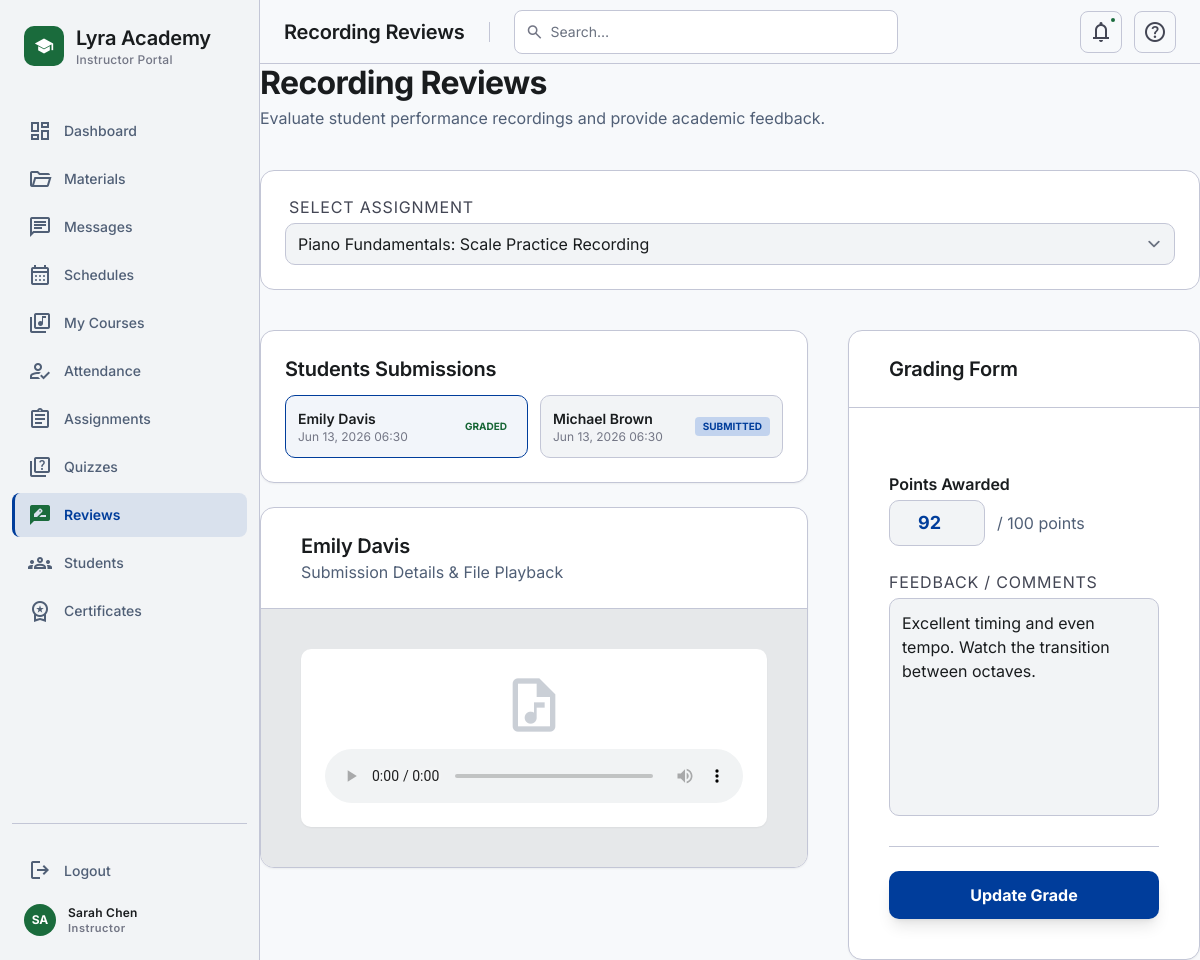
/25_Recording_Reviews/index.php?assignment_id=1 (signed in), run on the app's committed database.
### tables this page shows
CREATE TABLE IF NOT EXISTS submissions (
    id INT AUTO_INCREMENT PRIMARY KEY,
    assignment_id INT NOT NULL,
    student_id INT NOT NULL,
    file_path VARCHAR(255) NOT NULL,
    submission_text TEXT NULL,
    points_earned INT NULL,
    feedback TEXT NULL,
    status ENUM('submitted', 'graded') DEFAULT 'submitted',
    submitted_at TIMESTAMP DEFAULT CURRENT_TIMESTAMP,
    graded_by INT NULL,
    graded_at TIMESTAMP NULL,
    FOREIGN KEY (assignment_id) REFERENCES assignments(id) ON DELETE CASCADE,
    FOREIGN KEY (student_id) REFERENCES students(user_id) ON DELETE CASCADE,
    FOREIGN KEY (graded_by) REFERENCES users(id) ON DELETE SET NULL,
    UNIQUE KEY uk_submissions_assignment_student (assignment_id, student_id)
);

CREATE TABLE IF NOT EXISTS users (
    id INT AUTO_INCREMENT PRIMARY KEY,
    name VARCHAR(100) NOT NULL,
    email VARCHAR(100) UNIQUE NOT NULL,
    password_hash VARCHAR(255) NOT NULL,
    role ENUM('admin', 'instructor', 'student') NOT NULL,
    status ENUM('active', 'inactive') DEFAULT 'active',
    created_at TIMESTAMP DEFAULT CURRENT_TIMESTAMP,
    updated_at TIMESTAMP DEFAULT CURRENT_TIMESTAMP ON UPDATE CURRENT_TIMESTAMP
);

CREATE TABLE IF NOT EXISTS assignments (
    id INT AUTO_INCREMENT PRIMARY KEY,
    course_id INT NOT NULL,
    title VARCHAR(150) NOT NULL,
    description TEXT,
    due_date DATETIME NOT NULL,
    max_points INT DEFAULT 100,
    file_path VARCHAR(255) NULL,
    file_name VARCHAR(255) NULL,
    created_at TIMESTAMP DEFAULT CURRENT_TIMESTAMP,
    FOREIGN KEY (course_id) REFERENCES courses(id) ON DELETE CASCADE
);

### 25_Recording_Reviews/index.php (the view, shortened to what this page needs)
<?php
require_once __DIR__ . '/../config/design-system.php';
$pdo = require_once __DIR__ . '/../config/db.php';
$instructorId = $_SESSION['user_id'];
$assignmentId = intval($_GET['assignment_id'] ?? 0);
$selectedSubmissionId = intval($_GET['submission_id'] ?? 0);
try {
    $assignmentsStmt = $pdo->prepare("
        SELECT a.id, a.title, c.title as course_title, a.max_points
        FROM assignments a
        JOIN courses c ON a.course_id = c.id
        JOIN instructor_assignments ia ON c.id = ia.course_id
        WHERE ia.instructor_id = :instructor_id
        ORDER BY a.created_at DESC
    ");
    $assignmentsStmt->execute(['instructor_id' => $instructorId]);
    $assignments = $assignmentsStmt->fetchAll();
    $selectedAssignment = null;
    foreach ($assignments as $asg) {
        if (intval($asg['id']) === $assignmentId) {
            $selectedAssignment = $asg;
            break;
        }
    }
    $submissions = [];
    if ($assignmentId > 0) {
        $submissionsStmt = $pdo->prepare("
            SELECT s.*, u.name as student_name, u.email as student_email
            FROM submissions s
            JOIN users u ON s.student_id = u.id
            WHERE s.assignment_id = :assignment_id
            ORDER BY s.submitted_at DESC
        ");
        $submissionsStmt->execute(['assignment_id' => $assignmentId]);
        $submissions = $submissionsStmt->fetchAll();
    }
    if ($selectedSubmissionId <= 0 && !empty($submissions)) {
        $selectedSubmissionId = intval($submissions[0]['id']);
    }
    $selectedSubmission = null;
    foreach ($submissions as $sub) {
        if (intval($sub['id']) === $selectedSubmissionId) {
            $selectedSubmission = $sub;
            break;
        }
    }
} catch (Exception $e) {
    error_log('DB error: ' . $e->getMessage()); die('A database error occurred. Please try again later.');
}
?>
<!DOCTYPE html>
<html lang="en">
<head>
</head>
<body class="bg-background text-on-surface">
<main id="lms-main-content" class="lms-main">
    <header class="mb-lg">
        <h2 class="font-h1 text-h1 text-on-surface mb-xs">Recording Reviews</h2>
        <p class="font-body-lg text-secondary">Evaluate student performance recordings and provide academic feedback.</p>
    </header>
    <div class="bg-surface-container-lowest border border-outline-variant rounded-xl p-md mb-lg flex flex-wrap items-center gap-md">
        <div class="flex flex-col gap-1 flex-1 min-w-[200px]">
            <label for="assignment-select" class="font-label-sm text-on-surface-variant px-1 uppercase tracking-wider">Select Assignment</label>
            <select id="assignment-select" onchange="changeAssignment()" class="bg-surface-container-low border-outline-variant rounded-lg font-body-md py-2 px-3 focus:ring-primary focus:border-primary">
                <?php foreach ($assignments as $asg): ?>
                    <option value="<?= $asg['id'] ?>" <?= $asg['id'] == $assignmentId ? 'selected' : '' ?>>
                        <?= htmlspecialchars($asg['course_title']) ?>: <?= htmlspecialchars($asg['title']) ?>
                    </option>
                <?php endforeach; ?>
            </select>
        </div>
    </div>
    <div class="grid grid-cols-10 gap-lg">
        <div class="col-span-10 lg:col-span-6 flex flex-col gap-md">
            <div class="bg-surface-container-lowest border border-outline-variant rounded-xl p-md shadow-sm">
                <h3 class="font-h3 text-h3 mb-sm">Students Submissions</h3>
                <div class="space-y-sm">
                    <?php if (empty($submissions)): ?>
                        <p class="text-on-surface-variant text-body-md">No student submissions for this assignment yet.</p>
                    <?php else: ?>
                        <div class="grid grid-cols-1 sm:grid-cols-2 gap-sm">
                            <?php foreach ($submissions as $sub): ?>
                                <a href="?assignment_id=<?= $assignmentId ?>&submission_id=<?= $sub['id'] ?>" class="p-sm rounded-lg border transition-all flex items-center justify-between <?= $sub['id'] == $selectedSubmissionId ? 'border-primary bg-primary/5' : 'border-outline-variant bg-surface-container-low hover:border-outline' ?>">
                                    <div>
                                        <p class="font-semibold text-body-md text-on-surface"><?= htmlspecialchars($sub['student_name']) ?></p>
                                        <p class="text-xs text-outline"><?= date('M d, Y H:i', strtotime($sub['submitted_at'])) ?></p>
                                    </div>
                                    <span class="px-2 py-0.5 rounded text-[10px] font-bold uppercase <?= $sub['status'] === 'graded' ? 'bg-green-150 text-green-800' : 'bg-primary-container/20 text-primary' ?>">
                                        <?= htmlspecialchars($sub['status']) ?>
                                    </span>
                                </a>
                            <?php endforeach; ?>
                        </div>
                    <?php endif; ?>
                </div>
            </div>
            <?php if ($selectedSubmission): ?>
                <div class="bg-surface-container-lowest border border-outline-variant rounded-xl overflow-hidden shadow-sm">
                    <div class="px-lg py-md border-b border-outline-variant">
                        <h3 class="font-h3 text-h3 text-on-surface"><?= htmlspecialchars($selectedSubmission['student_name']) ?></h3>
                        <p class="font-body-md text-secondary">Submission Details & File Playback</p>
                    </div>
                    <div class="p-lg bg-surface-container-high flex flex-col items-center justify-center">
                        <?php
                        $ext = strtolower(pathinfo($selectedSubmission['file_path'], PATHINFO_EXTENSION));
                        if (in_array($ext, ['mp4', 'mov', 'webm'])):
                        ?>
                            <video controls class="w-full max-h-[360px] rounded-lg bg-black">
                                <source src="<?= htmlspecialchars($selectedSubmission['file_path']) ?>" type="video/mp4">
                                Your browser does not support the video tag.
                            </video>
                        <?php elseif (in_array($ext, ['mp3', 'wav', 'ogg'])): ?>
                            <div class="text-center w-full p-md bg-white rounded-lg shadow-sm">
                                <span class="material-symbols-outlined text-[64px] text-secondary/30 mb-sm" aria-hidden="true">audio_file</span>
                                <audio controls class="w-full">
                                    <source src="<?= htmlspecialchars($selectedSubmission['file_path']) ?>" type="audio/mpeg">
                                </audio>
                            </div>
                        <?php endif; ?>
                    </div>
                </div>
            <?php endif; ?>
        </div>
        <div class="col-span-10 lg:col-span-4 flex flex-col gap-md">
            <?php if ($selectedSubmission): ?>
                <div class="bg-surface-container-lowest border border-outline-variant rounded-xl shadow-sm h-full flex flex-col">
                    <div class="px-lg py-md border-b border-outline-variant">
                        <h3 class="font-h3 text-h3 text-on-surface">Grading Form</h3>
                    </div>
                    <form id="grading-form" onsubmit="submitGrade(event)" class="p-lg space-y-md flex-1">
                        <div class="space-y-xs">
                            <label for="points_earned" class="font-label-md text-on-surface font-semibold block">Points Awarded</label>
                            <div class="flex items-center gap-sm">
                                <input required type="number" min="0" max="<?= intval($selectedAssignment['max_points']) ?>" name="points_earned" value="<?= isset($selectedSubmission['points_earned']) ? intval($selectedSubmission['points_earned']) : '' ?>" class="w-24 bg-surface-container-low border-outline-variant rounded-lg text-center font-bold text-primary py-2 text-lg focus:ring-primary focus:border-primary"/>
                                <span class="text-secondary font-body-lg">/ <?= intval($selectedAssignment['max_points']) ?> points</span>
                            </div>
                        </div>
                        <div class="space-y-xs">
                            <label for="feedback" class="font-label-sm text-on-surface-variant uppercase tracking-wider block">Feedback / Comments</label>
                            <textarea required name="feedback" class="w-full bg-surface-container-low border-outline-variant rounded-lg font-body-md p-3 focus:ring-primary focus:border-primary resize-none" placeholder="Provide constructive criticism, suggestions, or praise..." rows="8"><?= htmlspecialchars($selectedSubmission['feedback'] ?? '') ?></textarea>
                        </div>
                        <div class="pt-md border-t border-outline-variant flex gap-md">
                            <button type="submit" class="w-full bg-primary text-on-primary font-label-md py-3 rounded-lg hover:bg-primary-container transition-colors shadow-lg font-bold">
                                <?= $selectedSubmission['status'] === 'graded' ? 'Update Grade' : 'Submit Grade' ?>
                            </button>
                        </div>
                    </form>
                </div>
            <?php else: ?>
                <div class="bg-surface-container-lowest border border-outline-variant rounded-xl p-lg text-center shadow-sm">
                    <p class="text-on-surface-variant text-body-md">No student selected for evaluation.</p>
                </div>
            <?php endif; ?>
        </div>
    </div>
</main>
</body>
</html>

### data on the page
submissions: users.name "Emily Davis", submitted_at "Jun 13, 2026 06:30", status "GRADED", points_earned "92", feedback "Excellent timing and even tempo. Watch the transition between octaves."
submissions: users.name "Michael Brown", submitted_at "Jun 13, 2026 06:30", status "SUBMITTED"
users: name "Emily Davis"
assignments: max_points "100"

### other printed values
$cfg['label'] "Instructor Portal"
$item['label'] "Dashboard"
$item['label'] "Materials"
$item['label'] "Messages"
$item['label'] "Schedules"
$item['label'] "My Courses"
$item['label'] "Attendance"
$item['label'] "Assignments"
$item['label'] "Quizzes"
$item['label'] "Reviews"
$item['label'] "Students"
$item['label'] "Certificates"
$initials "SA"
$name "Sarah Chen"
$roleLabel "Instructor"
